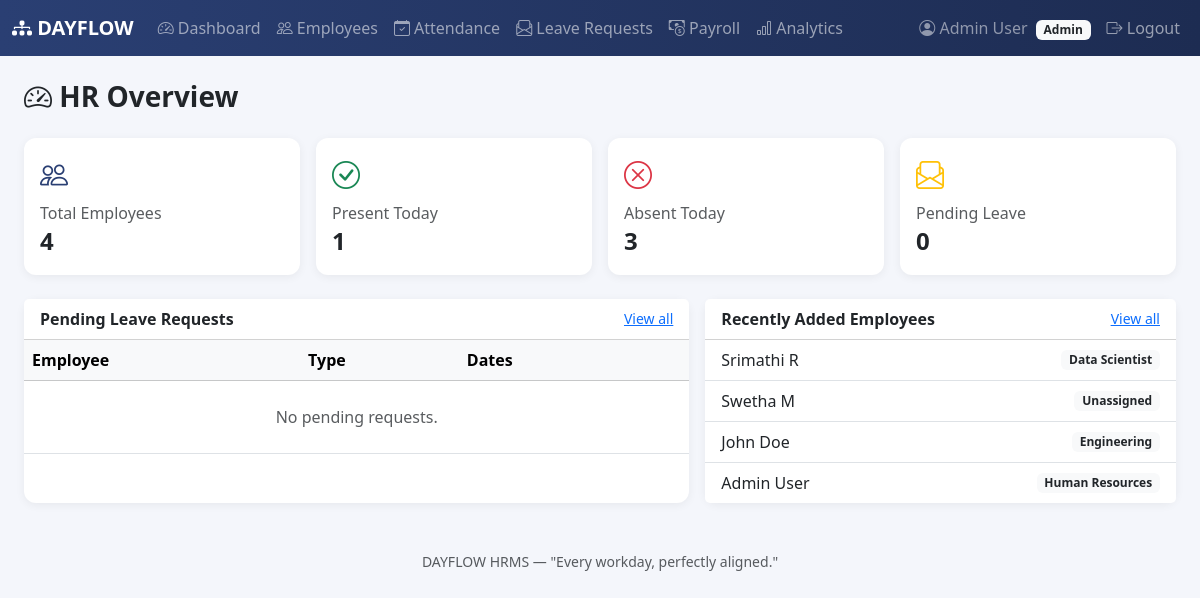
The page /admin/dashboard (signed in) on the database its author committed.
### models/employee.py (models this page shows, shortened)
class Employee(db.Model):
    __tablename__ = 'employees'
    id = db.Column(db.Integer, primary_key=True)
    user_id = db.Column(db.Integer, db.ForeignKey('users.id'), nullable=False)
    employee_id = db.Column(db.String(20), unique=True, nullable=False)
    first_name = db.Column(db.String(50), nullable=False)
    last_name = db.Column(db.String(50), nullable=False)
    phone = db.Column(db.String(20))
    address = db.Column(db.String(255))
    date_of_birth = db.Column(db.Date)
    gender = db.Column(db.String(10))
    department = db.Column(db.String(50))
    designation = db.Column(db.String(50))
    joining_date = db.Column(db.Date)
    profile_picture = db.Column(db.String(255), default='default.png')
    documents = db.Column(db.String(255))
    created_at = db.Column(db.DateTime, default=datetime.utcnow)
    attendances = db.relationship('Attendance', backref='employee', cascade='all, delete-orphan')
    leaves = db.relationship('Leave', backref='employee', cascade='all, delete-orphan')
    payrolls = db.relationship('Payroll', backref='employee', cascade='all, delete-orphan')
    @property
    def full_name(self):
        return f'{self.first_name} {self.last_name}'

### models/user.py (models this page shows, shortened)
class User(db.Model, UserMixin):
    __tablename__ = 'users'
    id = db.Column(db.Integer, primary_key=True)
    employee_id = db.Column(db.String(20), unique=True, nullable=False)
    email = db.Column(db.String(120), unique=True, nullable=False)
    password_hash = db.Column(db.String(255), nullable=False)
    role = db.Column(db.String(20), nullable=False, default=ROLE_EMPLOYEE)
    email_verified = db.Column(db.Boolean, default=False)
    created_at = db.Column(db.DateTime, default=datetime.utcnow)
    employee = db.relationship(
        'Employee', backref='user', uselist=False, cascade='all, delete-orphan'
    )
    notifications = db.relationship(
        'Notification', backref='user', cascade='all, delete-orphan',
        order_by='Notification.created_at.desc()'
    )
    def is_admin(self):
        return self.role == ROLE_ADMIN

### routes/admin.py (the view)
@admin_bp.route('/dashboard')
def dashboard():
    today = date.today()
    total_employees = Employee.query.count()
    present_today = Attendance.query.filter_by(date=today, status='Present').count()
    marked_today = Attendance.query.filter_by(date=today).count()
    absent_today = max(total_employees - marked_today, 0)
    on_leave_today = Leave.query.filter(
        Leave.status == 'Approved', Leave.from_date <= today, Leave.to_date >= today
    ).count()
    pending_leaves = Leave.query.filter_by(status='Pending').count()
    recent_leaves = Leave.query.filter_by(status='Pending').order_by(Leave.applied_at.desc()).limit(5).all()
    employees = Employee.query.order_by(Employee.created_at.desc()).limit(6).all()
    return render_template(
        'admin_dashboard.html',
        view='dashboard',
        total_employees=total_employees,
        present_today=present_today,
        absent_today=absent_today,
        on_leave=on_leave_today,
        pending_leaves=pending_leaves,
        recent_leaves=recent_leaves,
        employees=employees,
    )

### routes/admin.py (called while the page is built)
@admin_bp.before_request
def restrict_to_admin():
    if not current_user.is_authenticated:
        return redirect(url_for('auth.login'))
    if not current_user.is_admin():
        flash('You do not have permission to access the admin area.', 'danger')
        return redirect(url_for('employee.dashboard'))

### templates/admin_dashboard.html (shortened to what this page needs)
{% extends 'base.html' %}
{% block content %}
{% if view == 'employees' %}
<h3 class="fw-bold mb-4"><i class="bi bi-people"></i> All Employees</h3>
<div class="card df-card">
    <div class="table-responsive">
        <table class="table table-hover align-middle mb-0">
            <thead class="table-light">
                <tr>
                    <th>Employee ID</th>
                    <th>Name</th>
                    <th>Department</th>
                    <th>Designation</th>
                    <th>Joining Date</th>
                    <th></th>
                </tr>
            </thead>
            <tbody>
                {% for emp in employees_full %}
                <tr>
                    <td>{{ emp.employee_id }}</td>
                    <td>{{ emp.full_name }}</td>
                    <td>{{ emp.department or '—' }}</td>
                    <td>{{ emp.designation or '—' }}</td>
                    <td>{{ emp.joining_date or '—' }}</td>
                    <td><a href="{{ url_for('admin.employee_detail', emp_id=emp.id) }}" class="btn btn-sm btn-outline-primary">View / Edit</a></td>
                </tr>
                {% else %}
                <tr><td colspan="6" class="text-center text-muted py-4">No employees found.</td></tr>
                {% endfor %}
            </tbody>
        </table>
    </div>
</div>
{% else %}
<h3 class="fw-bold mb-4"><i class="bi bi-speedometer2"></i> HR Overview</h3>
<div class="row g-3 mb-4">
    <div class="col-6 col-md-3">
        <div class="card df-card stat-card h-100">
            <div class="card-body">
                <i class="bi bi-people fs-3 text-df-primary"></i>
                <h6 class="mt-2 mb-0 text-muted">Total Employees</h6>
                <p class="fs-4 fw-bold mb-0">{{ total_employees }}</p>
            </div>
        </div>
    </div>
    <div class="col-6 col-md-3">
        <div class="card df-card stat-card h-100">
            <div class="card-body">
                <i class="bi bi-check-circle fs-3 text-success"></i>
                <h6 class="mt-2 mb-0 text-muted">Present Today</h6>
                <p class="fs-4 fw-bold mb-0">{{ present_today }}</p>
            </div>
        </div>
    </div>
    <div class="col-6 col-md-3">
        <div class="card df-card stat-card h-100">
            <div class="card-body">
                <i class="bi bi-x-circle fs-3 text-danger"></i>
                <h6 class="mt-2 mb-0 text-muted">Absent Today</h6>
                <p class="fs-4 fw-bold mb-0">{{ absent_today }}</p>
            </div>
        </div>
    </div>
    <div class="col-6 col-md-3">
        <div class="card df-card stat-card h-100">
            <div class="card-body">
                <i class="bi bi-envelope-paper fs-3 text-warning"></i>
                <h6 class="mt-2 mb-0 text-muted">Pending Leave</h6>
                <p class="fs-4 fw-bold mb-0">{{ pending_leaves }}</p>
            </div>
        </div>
    </div>
</div>
<div class="row g-3">
    <div class="col-lg-7">
        <div class="card df-card h-100">
            <div class="card-header bg-white d-flex justify-content-between align-items-center">
                <span class="fw-semibold">Pending Leave Requests</span>
                <a href="{{ url_for('admin.leave_requests') }}" class="small">View all</a>
            </div>
            <div class="table-responsive">
                <table class="table mb-0 align-middle">
                    <thead class="table-light"><tr><th>Employee</th><th>Type</th><th>Dates</th><th></th></tr></thead>
                    <tbody>
                        {% for l in recent_leaves %}
                        <tr>
                            <td>{{ l.employee.full_name }}</td>
                            <td>{{ l.leave_type }}</td>
                            <td>{{ l.from_date }} → {{ l.to_date }}</td>
                            <td><a href="{{ url_for('admin.leave_requests') }}" class="btn btn-sm btn-outline-primary">Review</a></td>
                        </tr>
                        {% else %}
                        <tr><td colspan="4" class="text-center text-muted py-4">No pending requests.</td></tr>
                        {% endfor %}
                    </tbody>
                </table>
            </div>
        </div>
    </div>
    <div class="col-lg-5">
        <div class="card df-card h-100">
            <div class="card-header bg-white d-flex justify-content-between align-items-center">
                <span class="fw-semibold">Recently Added Employees</span>
                <a href="{{ url_for('admin.employee_list') }}" class="small">View all</a>
            </div>
            <ul class="list-group list-group-flush">
                {% for emp in employees %}
                <li class="list-group-item d-flex justify-content-between align-items-center">
                    {{ emp.full_name }}
                    <span class="badge bg-light text-dark">{{ emp.department or 'Unassigned' }}</span>
                </li>
                {% else %}
                <li class="list-group-item text-muted text-center py-4">No employees yet.</li>
                {% endfor %}
            </ul>
        </div>
    </div>
</div>
{% endif %}
{% endblock %}

### templates/base.html (shortened to what this page needs)
<!DOCTYPE html>
<html lang="en">
<head>
    <link href="https://cdn.jsdelivr.net/npm/bootstrap@5.3.3/dist/css/bootstrap.min.css" rel="stylesheet">
    <link href="https://cdn.jsdelivr.net/npm/bootstrap-icons@1.11.3/font/bootstrap-icons.css" rel="stylesheet">
    <link href="{{ url_for('static', filename='css/style.css') }}" rel="stylesheet">
</head>
<body>
{% if current_user.is_authenticated %}
<nav class="navbar navbar-expand-lg navbar-dark df-navbar sticky-top">
    <div class="container-fluid">
        <a class="navbar-brand fw-bold" href="{{ url_for('auth.dashboard_redirect') }}">
            <i class="bi bi-diagram-3-fill"></i> DAYFLOW
        </a>
        <div class="collapse navbar-collapse" id="navMain">
            <ul class="navbar-nav me-auto mb-2 mb-lg-0">
                {% if current_user.is_admin() %}
                    <li class="nav-item"><a class="nav-link" href="{{ url_for('admin.dashboard') }}"><i class="bi bi-speedometer2"></i> Dashboard</a></li>
                    <li class="nav-item"><a class="nav-link" href="{{ url_for('admin.employee_list') }}"><i class="bi bi-people"></i> Employees</a></li>
                    <li class="nav-item"><a class="nav-link" href="{{ url_for('admin.attendance_all') }}"><i class="bi bi-calendar-check"></i> Attendance</a></li>
                    <li class="nav-item"><a class="nav-link" href="{{ url_for('admin.leave_requests') }}"><i class="bi bi-envelope-paper"></i> Leave Requests</a></li>
                    <li class="nav-item"><a class="nav-link" href="{{ url_for('admin.payroll_all') }}"><i class="bi bi-cash-coin"></i> Payroll</a></li>
                    <li class="nav-item"><a class="nav-link" href="{{ url_for('admin.analytics') }}"><i class="bi bi-bar-chart"></i> Analytics</a></li>
                {% endif %}
            </ul>
            <ul class="navbar-nav">
                <li class="nav-item">
                    <span class="nav-link text-white-50">
                        <i class="bi bi-person-circle"></i>
                        {{ current_user.employee.full_name if current_user.employee else current_user.email }}
                        <span class="badge bg-light text-dark ms-1">{{ current_user.role|capitalize }}</span>
                    </span>
                </li>
                <li class="nav-item">
                    <a class="nav-link" href="{{ url_for('auth.logout') }}"><i class="bi bi-box-arrow-right"></i> Logout</a>
                </li>
            </ul>
        </div>
    </div>
</nav>
{% endif %}
<div class="container-fluid py-4 px-3 px-md-4">
    {% block content %}{% endblock %}
</div>
<footer class="text-center text-muted py-4 small">
    DAYFLOW HRMS &mdash; "Every workday, perfectly aligned."
</footer>
</body>
</html>

### static/css/style.css (style rules this page uses)
:root { --df-primary: #2A3F73; --df-primary-dark: #1D2C52; --df-accent: #F2A93B; --df-bg: #F4F6FB; }
body { background-color: var(--df-bg); font-family: 'Segoe UI', Roboto, Helvetica, Arial, sans-serif; }
.text-df-primary { color: var(--df-primary) !important; }
.df-navbar { background: linear-gradient(90deg, var(--df-primary) 0%, var(--df-primary-dark) 100%); }
.df-card { border: none; border-radius: 0.75rem; box-shadow: 0 2px 10px rgba(0, 0, 0, 0.06); }
.stat-card { transition: transform 0.15s ease; }

### rows shown on the page
Employee: employee "Admin User", full_name "Admin User", department "Human Resources"
User: role "Admin"
Employee: full_name "Srimathi R", department "Data Scientist"
Employee: full_name "Swetha M", department "Unassigned"
Employee: full_name "John Doe", department "Engineering"

### other values the page prints
{{ total_employees }} "4"
{{ present_today }} "1"
{{ absent_today }} "3"
{{ pending_leaves }} "0"
